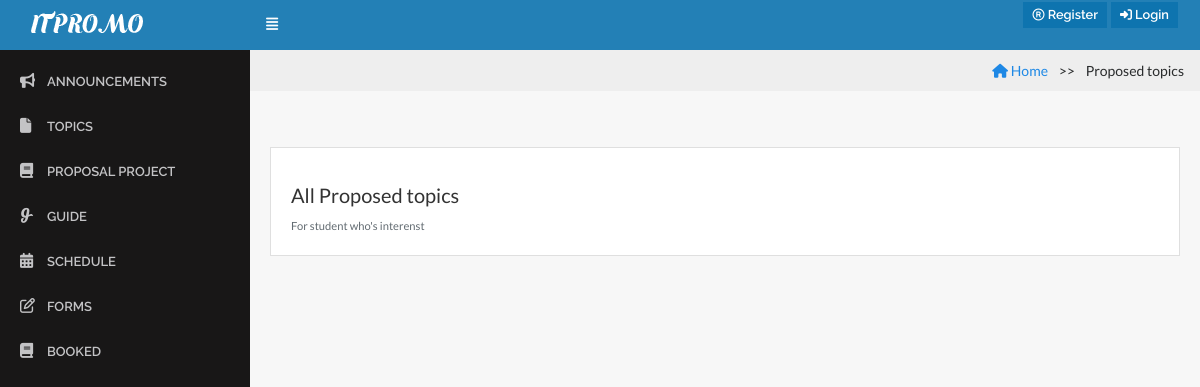
/?page=show_topic, run on an earlier commit of the app's database.
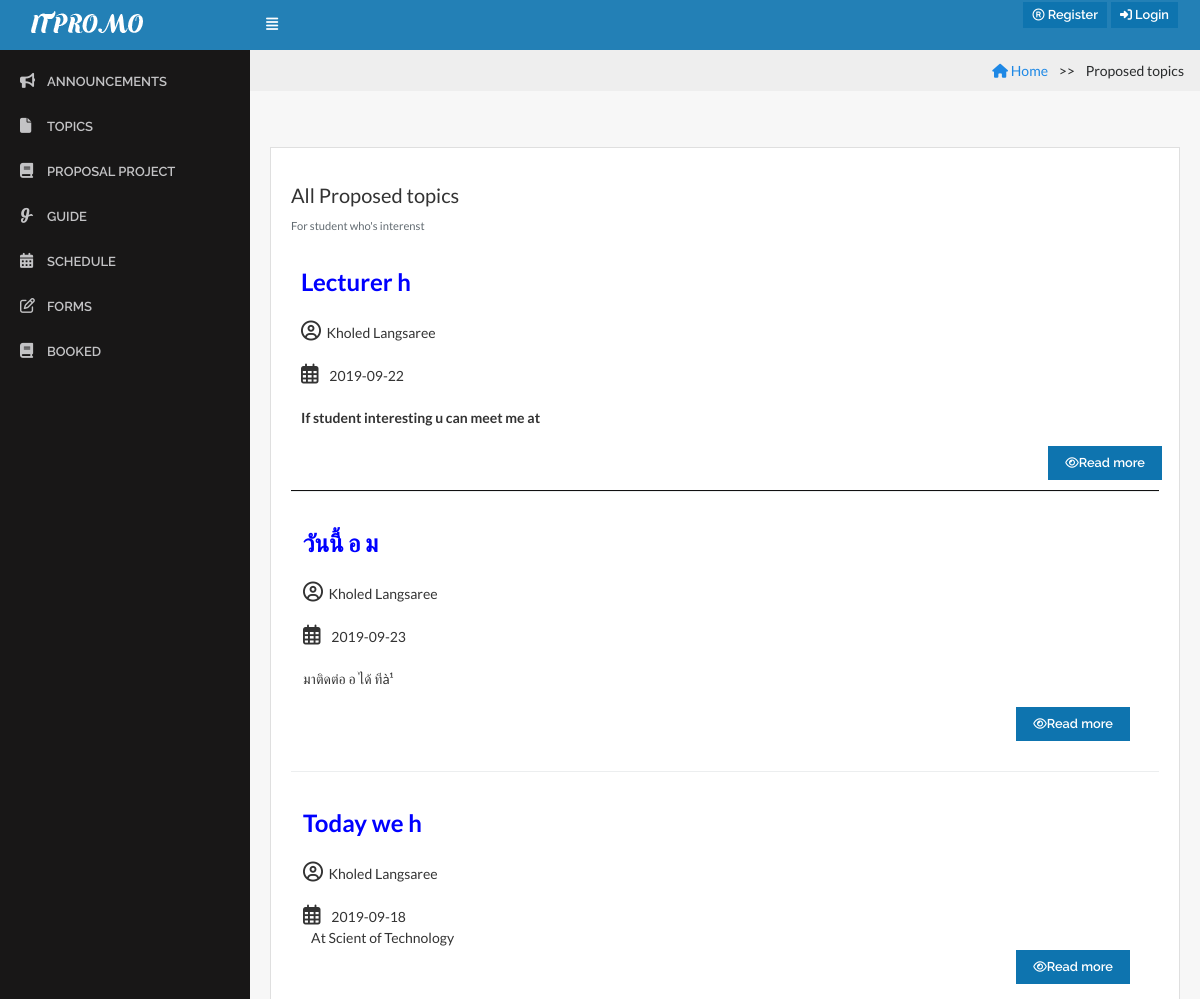
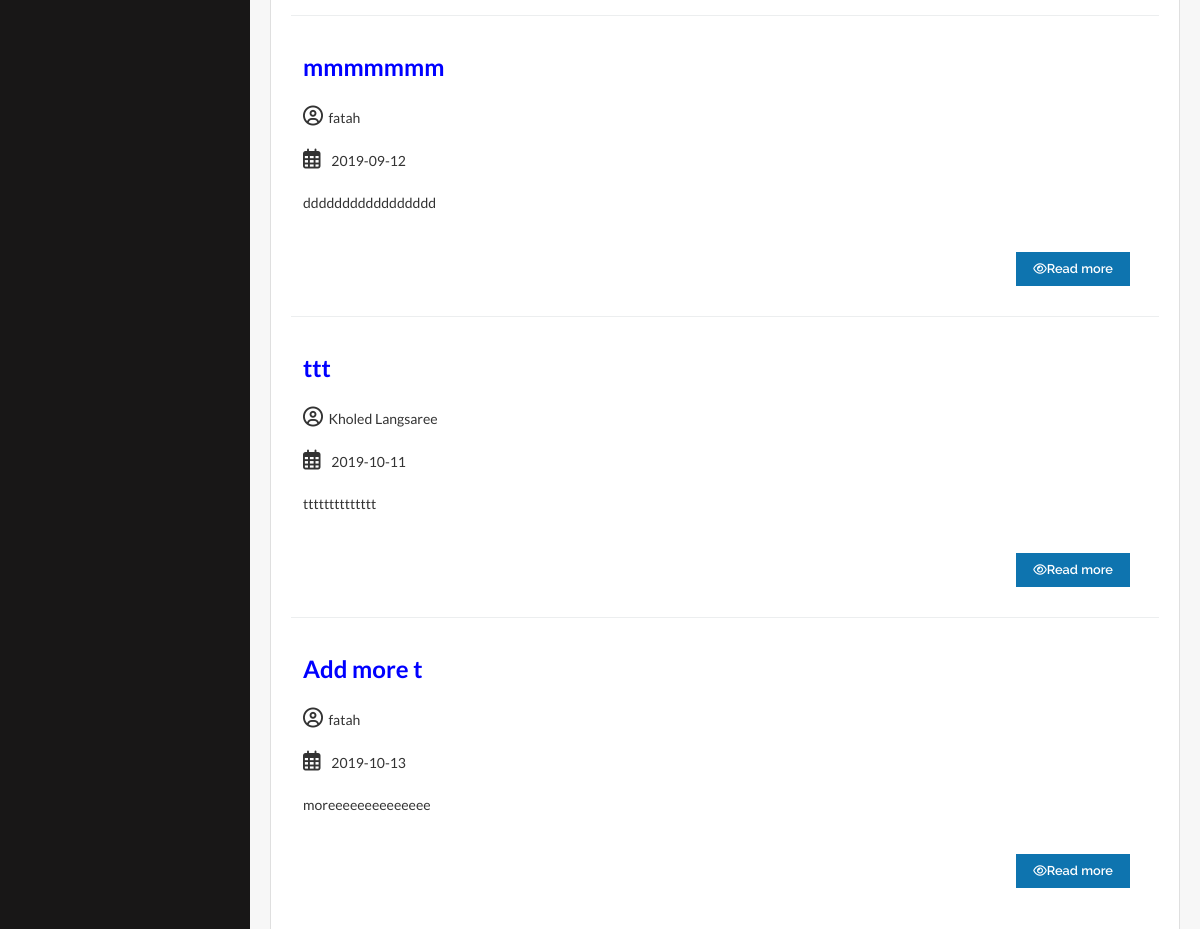
And on a later commit of the database (2 pictures, top to bottom).
### tables this page shows
CREATE TABLE `news_topic` (
  `news_id` int(11) NOT NULL,
  `news_topic` varchar(10) NOT NULL,
  `news_detail` varchar(255) NOT NULL,
  `news_date` date NOT NULL,
  `member_id` int(11) NOT NULL
);

CREATE TABLE `member` (
  `member_id` int(11) NOT NULL,
  `member_idcard` int(30) NOT NULL,
  `member_username` varchar(255) NOT NULL,
  `member_fullname` varchar(255) NOT NULL,
  `member_password` varchar(255) NOT NULL,
  `member_pos` enum('Advisor','Committee','Student','Officer') NOT NULL COMMENT '1=Advisor, 2=Committee, 3=Student, 4=Officer',
  `member_phone` varchar(255) NOT NULL,
  `member_email` varchar(255) NOT NULL,
  `member_gender` enum('Male','Female') NOT NULL COMMENT 'm=Male, f=female',
  `admin_id` int(20) NOT NULL COMMENT 'Foreign Key to tb_admin',
  `group_id` int(20) DEFAULT NULL
);

### show_topic.php (the view, shortened to what this page needs)
 <!DOCTYPE html>
 <html>
 <head>
 </head>
 <body>
<ul class="breadcrumb">
  <li><a href="index.php"><i class="fa fa-home"></i> Home</a></li>
  <li class="active">Proposed topics</li>
</ul>
    <div class="content">
                     <div class="row">
                        <div class="col-lg-12">
                            <div class="card">
                                <div class="card-block">
                                   <h5 class="mt-3">All Proposed topics</h5>
                                     <small class="text-muted">For student who's interenst</small>
     <?php
     $strSQL = "SELECT  news_topic.news_id,news_topic.news_topic, news_topic.news_detail, news_topic.news_date,member.member_fullname
         FROM news_topic,member
         WHERE news_topic.member_id=member.member_id
         ORDER BY news_topic.news_id";
         ?>
    <?php
                 if($objQuery = $db->query($strSQL)){
             while($objResult = $objQuery->fetch_object()){
            ?>
            <table class="display datatable table table-stripped" cellspacing="0" width="100%">
                  <tbody>
                      <td>
         </br><b> <font color="blue" size="5">  <?php echo $objResult->news_topic; ?> </font> </br></b>
          </br> <i class='far fa-user-circle' style='font-size:20px'></i>​
                    &nbsp;&nbsp;<?php echo $objResult->member_fullname; ?>   </br>
                   </br><i class='far fa-calendar-alt' style='font-size:20px'> </i>&nbsp;&nbsp;&nbsp; <?php echo $objResult->news_date; ?>   </br>
                     &nbsp;&nbsp;&nbsp;<?php echo substr($objResult->news_detail, 0, 50); ?> </br>
                        <div class="col-md-12" align="right">
                     <button type="button" class="btn btn-primary btn-xs" data-toggle="modal" data-target="#editPS" onclick="edit_ps(<?php echo $objResult->news_id; ?>)"><i class="fa fa-eye"></i>Read more</button>
                        </div>
                        </td>
                <?php
                 }
               }
                   ?>
</tbody>
             </table>
          </div>
        </div>
      </div>
    </div>
  </div>
</body>
</html>

What changed in the data, as far as the page shows it:
added news_topic: news_topic "Lecturer h", member.member_fullname "Kholed Langsaree", news_date "2019-09-22", news_detail "If student interesting u can meet me at"
added news_topic: news_topic "วันนี้ อ ม", member.member_fullname "Kholed Langsaree", news_date "2019-09-23", news_detail "มาติดต่อ อ ได้ ทีà¹"
added news_topic: news_topic "Today we h", member.member_fullname "Kholed Langsaree", news_date "2019-09-18", news_detail "At Scient of Technology"
added news_topic: news_topic "mmmmmmm", member.member_fullname "fatah", news_date "2019-09-12", news_detail "ddddddddddddddddd"
added news_topic: news_topic "ttt", member.member_fullname "Kholed Langsaree", news_date "2019-10-11", news_detail "tttttttttttttt"
added news_topic: news_topic "Add more t", member.member_fullname "fatah", news_date "2019-10-13", news_detail "moreeeeeeeeeeeeee"
